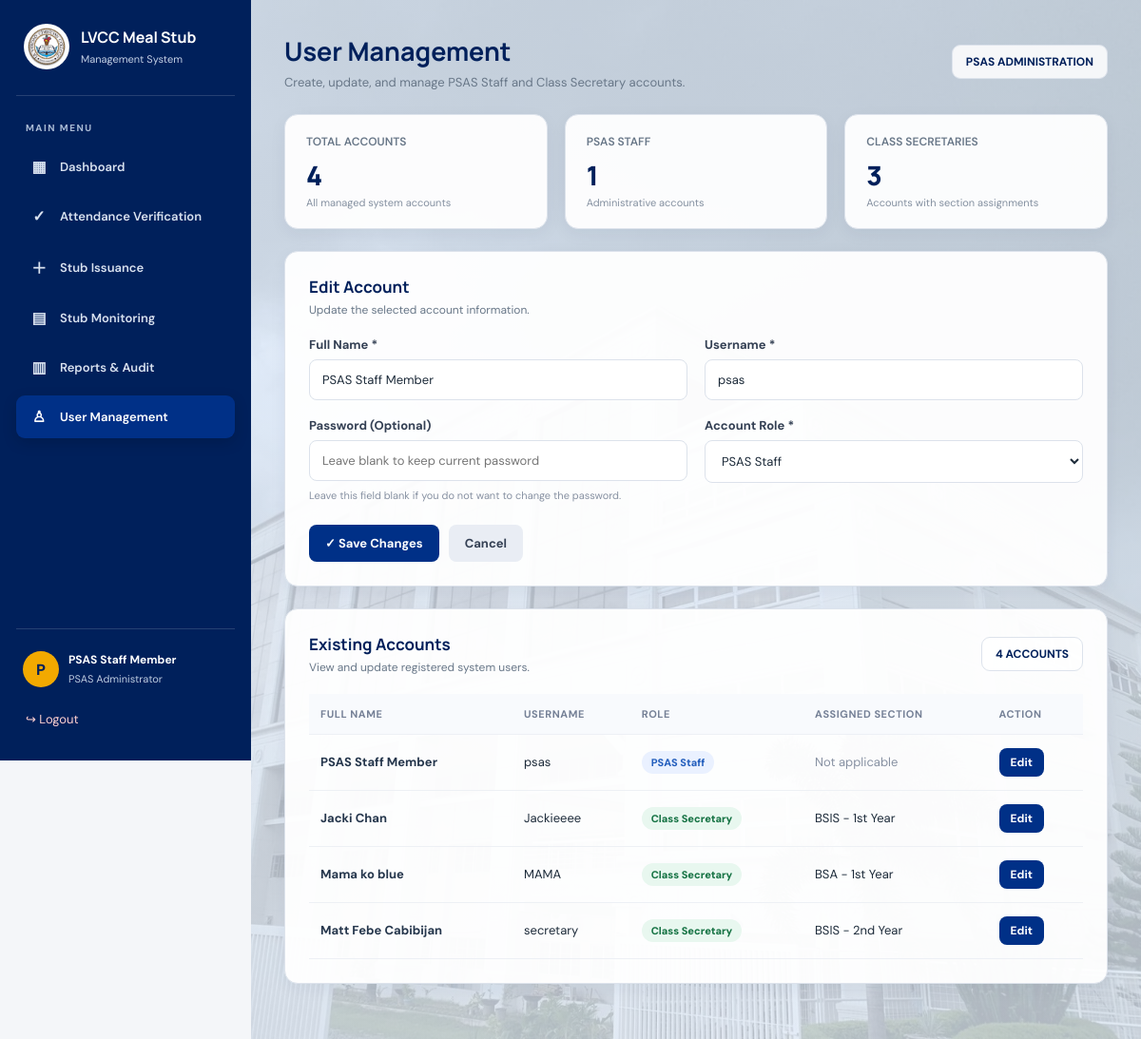
The page /user_management.php?edit=2 (signed in) on the database its author committed.
### tables this page shows
CREATE TABLE users (
            id INTEGER PRIMARY KEY AUTOINCREMENT,
            full_name TEXT NOT NULL,
            username TEXT UNIQUE NOT NULL,
            password_hash TEXT NOT NULL,
            role TEXT NOT NULL CHECK (role IN ('secretary', 'psas', 'treasurer')),
            created_at TIMESTAMP DEFAULT CURRENT_TIMESTAMP
        , section_id INTEGER
            REFERENCES sections(id));

### user_management.php (the view, shortened to what this page needs)
<?php
require_once __DIR__ . '/db.php';
function e($value) {
    return htmlspecialchars((string)($value ?? ''), ENT_QUOTES, 'UTF-8');
}
$editUser = null;
if (isset($_GET['edit']) && ctype_digit((string)$_GET['edit'])) {
    $stmt = $pdo->prepare("
        SELECT id, full_name, username, role, section_id
        FROM users
        WHERE id = ?
    ");
    $stmt->execute([$_GET['edit']]);
    $editUser = $stmt->fetch(PDO::FETCH_ASSOC);
}
$users = $pdo->query("
    SELECT
        u.id,
        u.full_name,
        u.username,
        u.role,
        u.section_id,
        s.section_name,
        c.course_code,
        y.year_level
    FROM users u
    LEFT JOIN sections s ON s.id = u.section_id
    LEFT JOIN courses c ON c.id = s.course_id
    LEFT JOIN year_levels y ON y.id = s.year_id
    WHERE u.role IN ('psas', 'secretary')
    ORDER BY
        CASE WHEN u.role = 'psas' THEN 0 ELSE 1 END,
        u.full_name
")->fetchAll(PDO::FETCH_ASSOC);
$isEditing = $editUser !== null;
$formUser = $editUser ?: [
    'id' => '',
    'full_name' => '',
    'username' => '',
    'role' => 'secretary',
    'section_id' => ''
];
$totalUsers = count($users);
$totalPSAS = 0;
$totalSecretaries = 0;
foreach ($users as $user) {
    if ($user['role'] === 'psas') {
        $totalPSAS++;
    } elseif ($user['role'] === 'secretary') {
        $totalSecretaries++;
    }
}
$displayName = $_SESSION['full_name'] ?? $_SESSION['name'] ?? 'PSAS Administrator';
$initials = strtoupper(substr($displayName, 0, 1));
?>
<!DOCTYPE html>
<html lang="en">
<head>
</head>
<body>
<aside class="sidebar">
    <div class="brand">
        <img src="assets/image/LVlogo.jpg" alt="LVCC Logo">
        <div>
            <h2>LVCC Meal Stub</h2>
            <span>Management System</span>
        </div>
    </div>
    <div class="nav-label">MAIN MENU</div>
    <nav class="nav-links">
        <a href="psas_dashboard.php">
            <span class="nav-icon">▦</span>
            Dashboard
        </a>
        <a href="attendance_verification.php">
            <span class="nav-icon">✓</span>
            Attendance Verification
        </a>
        <a href="stub_issuance.php">
            <span class="nav-icon">＋</span>
            Stub Issuance
        </a>
        <a href="stub_monitoring.php">
            <span class="nav-icon">▤</span>
            Stub Monitoring
        </a>
        <a href="reports_audit.php">
            <span class="nav-icon">▥</span>
            Reports & Audit
        </a>
        <a href="user_management.php" class="active">
            <span class="nav-icon">♙</span>
            User Management
        </a>
    </nav>
    <div class="sidebar-bottom">
        <div class="profile">
            <div class="avatar"><?= e($initials) ?></div>
            <div>
                <strong><?= e($displayName) ?></strong>
                <small>PSAS Administrator</small>
            </div>
        </div>
        <a href="logout.php" class="logout">↪ Logout</a>
    </div>
</aside>
<main class="main">
<div class="content">
    <header class="page-header">
        <div>
            <h1>User Management</h1>
            <div class="subtitle">
                Create, update, and manage PSAS Staff and Class Secretary accounts.
            </div>
        </div>
        <div class="header-tag">PSAS ADMINISTRATION</div>
    </header>
    <section class="summary-grid">
        <div class="summary-card">
            <div class="label">TOTAL ACCOUNTS</div>
            <div class="number"><?= $totalUsers ?></div>
            <div class="description">All managed system accounts</div>
        </div>
        <div class="summary-card">
            <div class="label">PSAS STAFF</div>
            <div class="number"><?= $totalPSAS ?></div>
            <div class="description">Administrative accounts</div>
        </div>
        <div class="summary-card">
            <div class="label">CLASS SECRETARIES</div>
            <div class="number"><?= $totalSecretaries ?></div>
            <div class="description">Accounts with section assignments</div>
        </div>
    </section>
    <section class="panel">
        <div class="panel-heading">
            <div>
                <h2><?= $isEditing ? 'Edit Account' : 'Create New Account' ?></h2>
                <p>
                    <?= $isEditing
                        ? 'Update the selected account information.'
                        : 'Register a new PSAS Staff or Class Secretary account.' ?>
                </p>
            </div>
        </div>
        <form method="POST">
            <div class="form-grid">
                <div class="field">
                    <label for="full_name">Full Name *</label>
                    <input
                        type="text"
                        id="full_name"
                        name="full_name"
                        maxlength="150"
                        value="<?= e($formUser['full_name']) ?>"
                        placeholder="Enter complete name"
                        required
                    >
                </div>
                <div class="field">
                    <label for="username">Username *</label>
                    <input
                        type="text"
                        id="username"
                        name="username"
                        maxlength="50"
                        value="<?= e($formUser['username']) ?>"
                        placeholder="Enter username"
                        required
                    >
                </div>
                <div class="field">
                    <label for="password">
                        Password <?= $isEditing ? '(Optional)' : '*' ?>
                    </label>
                    <input
                        type="password"
                        id="password"
                        name="password"
                        <?= $isEditing ? '' : 'required' ?>
                        minlength="6"
                        autocomplete="new-password"
                        placeholder="<?= $isEditing ? 'Leave blank to keep current password' : 'Minimum 6 characters' ?>"
                    >
                    <small class="help-text">
                        <?= $isEditing
                            ? 'Leave this field blank if you do not want to change the password.'
                            : 'Use at least 6 characters.' ?>
                    </small>
                </div>
                <div class="field">
                    <label for="role">Account Role *</label>
                    <select id="role" name="role" required>
                        <option
                            value="psas"
                            <?= $formUser['role'] === 'psas' ? 'selected' : '' ?>
                        >
                            PSAS Staff
                        </option>
                    </select>
                </div>
            </div>
            <div class="actions">
                <button type="submit" class="btn">
                    <?= $isEditing ? '✓ Save Changes' : '+ Create Account' ?>
                </button>
                <?php if ($isEditing): ?>
                    <a href="user_management.php" class="btn btn-secondary">
                        Cancel
                    </a>
                <?php endif; ?>
            </div>
        </form>
    </section>
    <section class="panel">
        <div class="panel-heading">
            <div>
                <h2>Existing Accounts</h2>
                <p>View and update registered system users.</p>
            </div>
            <span class="header-tag"><?= $totalUsers ?> ACCOUNTS</span>
        </div>
        <div class="table-wrap">
            <table>
                <thead>
                    <tr>
                        <th>Full Name</th>
                        <th>Username</th>
                        <th>Role</th>
                        <th>Assigned Section</th>
                        <th>Action</th>
                    </tr>
                </thead>
                <tbody>
                <?php if (count($users) > 0): ?>
                    <?php foreach ($users as $user): ?>
                        <tr>
                            <td class="account-name">
                                <?= e($user['full_name']) ?>
                            </td>
                            <td><?= e($user['username']) ?></td>
                            <td>
                                <span class="role <?= $user['role'] === 'secretary' ? 'secretary' : '' ?>">
                                    <?= $user['role'] === 'psas' ? 'PSAS Staff' : 'Class Secretary' ?>
                                </span>
                            </td>
                            <td>
                                <?php if ($user['role'] === 'secretary' && $user['section_id']): ?>
                                    <?= e($user['course_code'] ?? '') ?>
                                    -
                                    <?= e($user['year_level'] ?? '') ?>
                                <?php elseif ($user['role'] === 'secretary'): ?>
                                    <span class="muted">Not assigned</span>
                                <?php else: ?>
                                    <span class="muted">Not applicable</span>
                                <?php endif; ?>
                            </td>
                            <td>
                                <a
                                    href="user_management.php?edit=<?= e($user['id']) ?>"
                                    class="btn btn-small"
                                >
                                    Edit
                                </a>
                            </td>
                        </tr>
                    <?php endforeach; ?>
                <?php endif; ?>
                </tbody>
            </table>
        </div>
    </section>
</div>
</main>
</body>
</html>

### rows shown on the page
users: full_name "PSAS Staff Member", username "psas", role "PSAS Staff"

### other values the page prints
$initials "P"
$displayName "PSAS Staff Member"
$totalUsers "4"
$totalPSAS "1"
$totalSecretaries "3"
$user['full_name'] "PSAS Staff Member"
$user['username'] "psas"
$user['full_name'] "Jacki Chan"
$user['username'] "Jackieeee"
$user['course_code'] "BSIS"
$user['year_level'] "1st Year"
$user['full_name'] "Mama ko blue"
$user['username'] "MAMA"
$user['course_code'] "BSA"
$user['full_name'] "Matt Febe Cabibijan"
